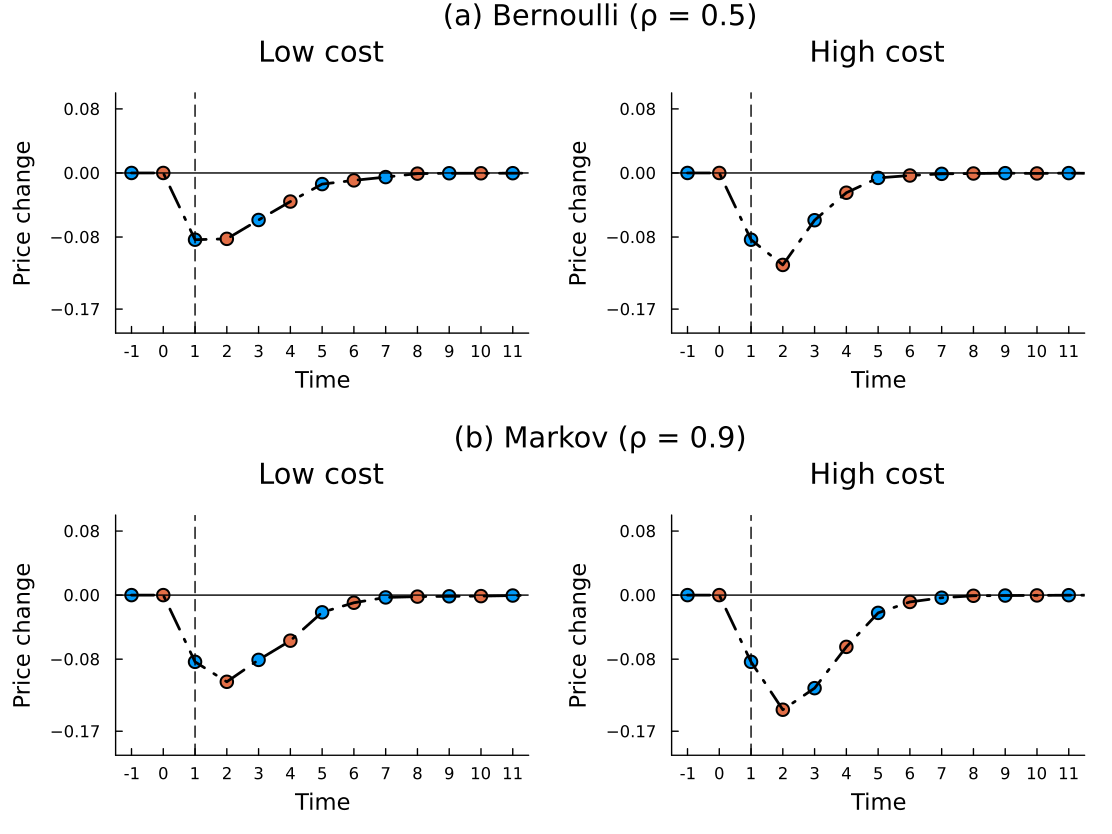

Reproduce this figure in Julia.
###############################
## FIGURE 2: Price deviation ##
###############################

# set working directory
root_dir = ".../code_IJIO/";
code_dir = joinpath(root_dir, "code");
figure_table_dir = joinpath(root_dir, "figures_tables");
data_dir = joinpath(root_dir, "data_simulation");

cd(figure_table_dir);


# load packages
using Pkg
required_packages = ["Random", "Plots", "StatsPlots", "Statistics", "DelimitedFiles","LinearAlgebra", "NaNStatistics","Serialization","JLD2","Revise","Measures"]
for pkg in required_packages
    try
        @eval using $(Symbol(pkg))
    catch
        println("Installing missing package: $pkg")
        Pkg.add(pkg)
        @eval using $(Symbol(pkg))
    end
end


# load data
Revise.revise()
include(joinpath(code_dir, "init_stochastic.jl"));
@load joinpath(data_dir, "outcomes_stochastic.jld2") game Q_matrix profits actions cost t_final bf;

include("price_deviation_analysis.jl") 
T=20;
table, price_serie_mean, p_serie_mean, p_diff = price_deviation_analysis(game, bf, T, "price_deviation")

X = Array{Any}(undef, game.dim_C, game.dim_rho);
tt=["Low cost" "High cost";"Low cost" "High cost"];
default_blue = palette(:auto)[1];
default_red = palette(:auto)[2];

for c=1:game.dim_C
    for r=1:game.dim_rho
        X[c,r]=scatter(collect(1:2:T), price_serie_mean[1,1:2:T,c,r],label="",markersize=5,title=tt[r,c]) #deviating agent
        scatter!(collect(2:2:T), price_serie_mean[2,2:2:T,c,r],ylim=(-.2,.1),label="",yticks=(round.(collect(-3/game.k : 1/game.k : 3/game.k), digits=2)),markersize=5) #deviating agent
        plot!(collect(1:1:T), p_serie_mean[:,c,r], label="",linestyle = :dashdot,  color= :black, grid = false,xlabel="Time", ylabel="Price change",fillalpha=.2,xlim=(0.5,13.5),xticks=collect(1:1:10),linewidth=2)
        hline!([0], linestyle = :solid,  color= :black, label = "",xticks = (1:13, -1:11))
        vline!([3], linestyle = :dash,  color= :black, label = "")
    end
end


title1 = plot(title = "(a) Bernoulli (ρ = $(game.rho[1]))", grid = false, showaxis = false, bottom_margin = -50Plots.px)
title2 = plot(title = "(b) Markov (ρ = $(game.rho[2]))", grid = false, showaxis = false, bottom_margin = -50Plots.px)
title3 = plot(title = "", grid = false, showaxis = false, bottom_margin = -80Plots.px)
plot(title1, X[1,1], X[2,1], title3, title2, X[1,2], X[2,2], layout = @layout([A{0.02h}; [B C]; D{0.1h}; E{0.02h}; [F G]]), grid = false,margin=3mm)
plot!(size=(800,600))
savefig("figure_2.pdf")
